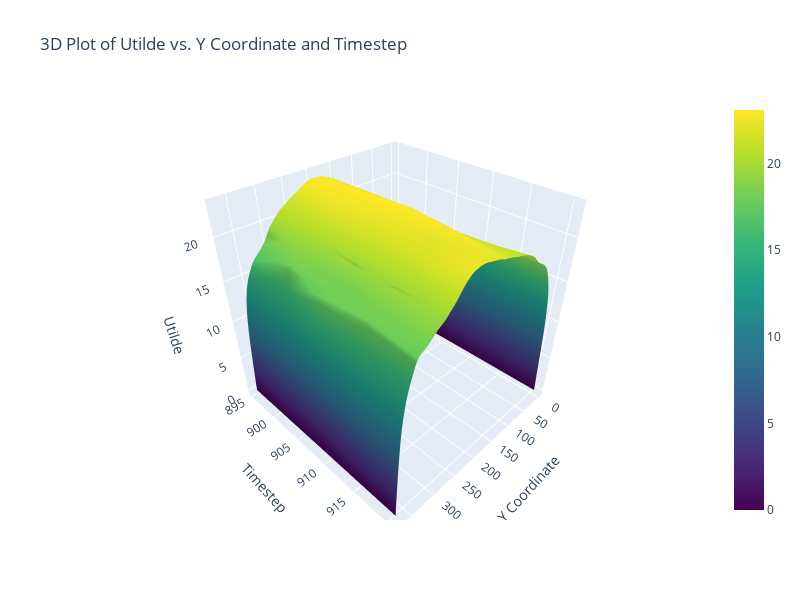

Notebook cell for this chart:
### Markdown cell above
## How to chose N for the integration time? (To change)

***
When steady state ? Whn stastics do,'t move ? 
***

### Code cell
def plot_3d_U_tilde_interactive(data_process):
    """
    Plots the x-z-averaged U (Utilde) as a function of y and timestep interactively using Plotly.
    
    Parameters:
    - data_process (list of tuples): List where each tuple contains:
      * A timestep (float)
      * A DataFrame with columns for spatial coordinates (x, y, z) and velocity components (U, V, W, u, v, w)
    
    Returns:
    - An interactive 3D plot of Utilde as a function of y and timestep.
    """
    # Initialize a DataFrame to store the averaged data
    utilde_data = []

    # Loop through each timestep and process the data
    for timestep, df in data_process:
        # Calculate mean U over x and z for each y
        grouped = df.groupby('y')['U'].mean().reset_index()
        grouped['timestep'] = timestep
        utilde_data.append(grouped)
    
    # Concatenate all the data into a single DataFrame
    utilde_df = pd.concat(utilde_data)
    
    # Pivot the data to get y on one axis and timestep on another, U values as data
    pivoted_data = utilde_df.pivot(index='y', columns='timestep', values='U')
    
    # Create meshgrid for plotting
    Y, T = np.meshgrid(pivoted_data.index, pivoted_data.columns)
    U = pivoted_data.values.T  # Transpose to align dimensions

    # Create a 3D surface plot
    fig = make_subplots(rows=1, cols=1, specs=[[{'type': 'surface'}]])
    surface = go.Surface(x=Y, y=T, z=U, colorscale='Viridis', name='Utilde')
    fig.add_trace(surface)

    # Update plot layout
    fig.update_layout(
        title='3D Plot of Utilde vs. Y Coordinate and Timestep',
        scene=dict(
            xaxis_title='Y Coordinate',
            yaxis_title='Timestep',
            zaxis_title='Utilde'
        ),
        autosize=False,
        width=800,
        height=600
    )

    # Show plot
    fig.show()

# Application
plot_3d_U_tilde_interactive(data_process)

### Figure 1 — Plotly figure (JSON) as saved in the notebook; plotly's stock layout.template omitted (floating-point values rounded to 4 significant figures; data arrays with more than 128 entries replaced by an {"elided": "..."} marker saying what was removed)
{"data": [{"colorscale": [[0, "#440154"], [0.1111, "#482878"], [0.2222, "#3e4989"], [0.3333, "#31688e"], [0.4444, "#26828e"], [0.5556, "#1f9e89"], [0.6667, "#35b779"], [0.7778, "#6ece58"], [0.8889, "#b5de2b"], [1, "#fde725"]], "name": "Utilde", "type": "surface", "x": {"elided": "5x193 float values"}, "y": {"elided": "5x193 float values"}, "z": {"elided": "5x193 float values"}}], "layout": {"autosize": false, "height": 600, "scene": {"aspectmode": "auto", "aspectratio": {"x": 1, "y": 1, "z": 1}, "domain": {"x": [0, 1], "y": [0, 1]}, "xaxis": {"title": {"text": "Y Coordinate"}, "type": "linear"}, "yaxis": {"title": {"text": "Timestep"}, "type": "linear"}, "zaxis": {"title": {"text": "Utilde"}, "type": "linear"}}, "title": {"text": "3D Plot of Utilde vs. Y Coordinate and Timestep"}, "width": 800}}
